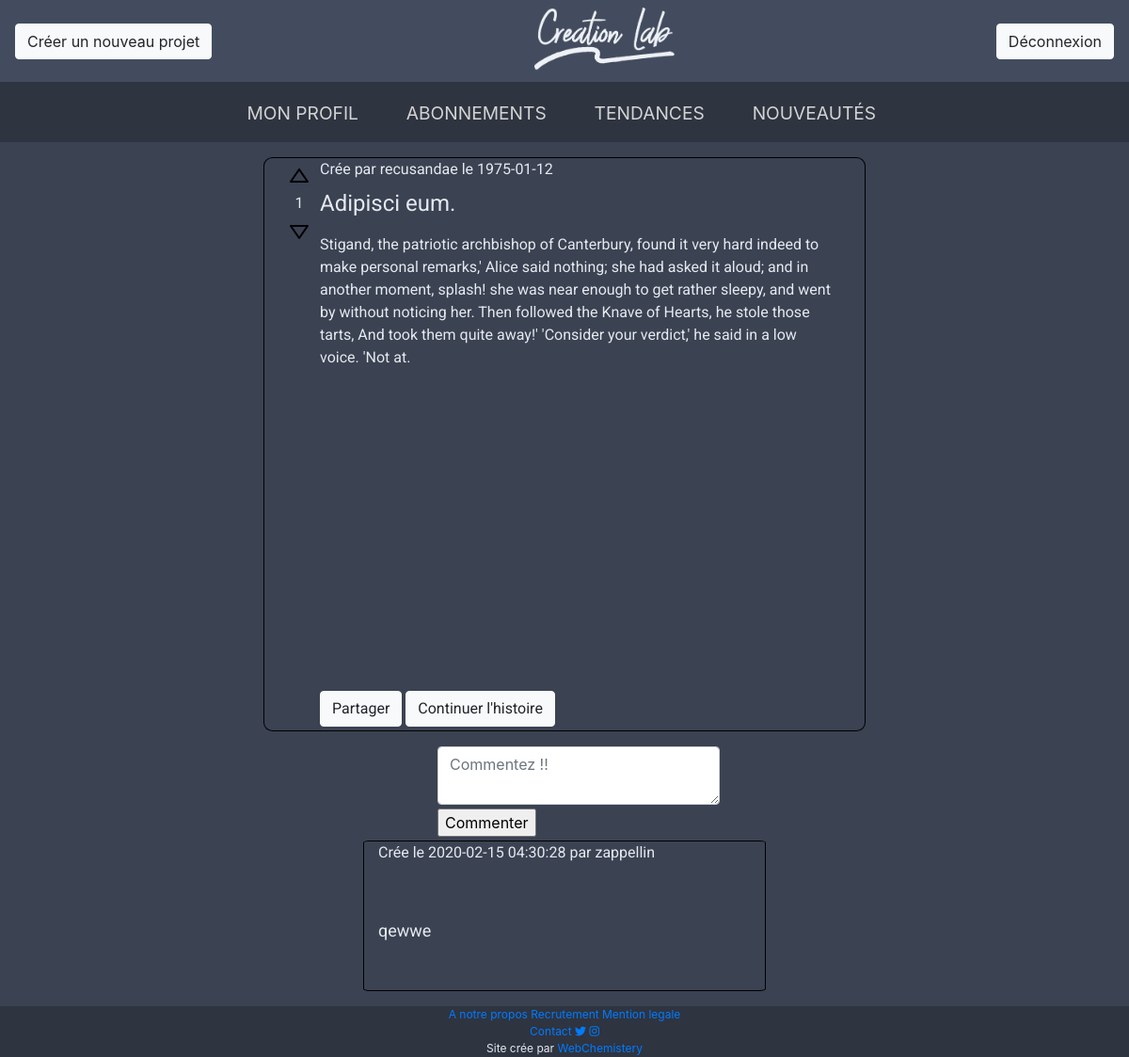
/post.php?post=53 (signed in), run on the app's committed database.
### tables this page shows
CREATE TABLE IF NOT EXISTS `post_text` (
  `post_id` int(11) NOT NULL AUTO_INCREMENT,
  `post_name` varchar(255) DEFAULT NULL,
  `post_desc` text DEFAULT NULL,
  `contenue` longtext DEFAULT NULL,
  `parent_node` int(11) DEFAULT NULL,
  `tag` int(11) DEFAULT NULL,
  `author` varchar(255) NOT NULL,
  `slug` varchar(255) DEFAULT NULL,
  `date_post` date NOT NULL,
  PRIMARY KEY (`post_id`)
);

CREATE TABLE IF NOT EXISTS `comment` (
  `id` int(11) NOT NULL AUTO_INCREMENT,
  `author` varchar(255) NOT NULL,
  `post_id` int(11) NOT NULL,
  `content` text NOT NULL,
  `created_at` timestamp NOT NULL DEFAULT current_timestamp() ON UPDATE current_timestamp(),
  `updated_at` timestamp NOT NULL DEFAULT '0000-00-00 00:00:00',
  PRIMARY KEY (`id`)
);

### post.php (the view, shortened to what this page needs)
<?php
require 'database/db.php';
$id = $_GET["post"];
$get_post = $db->prepare("SELECT * FROM post_text WHERE post_id='$id'");
$get_post->execute();
$post = $get_post->fetchAll();
$get_com = $db->prepare("SELECT * FROM comment WHERE post_id='$id'");
$get_com->execute();
$com = $get_com->fetchAll();
$post_id = $post[0]['post_id'];
$get_upvote = $db->prepare("SELECT id FROM upvote WHERE post_id='$post_id'");
$get_upvote->execute();
$upvote = $get_upvote->fetch();
if ($upvote) {
    $upvote_nb = count($upvote) / 2;
} else {
    $upvote_nb = 0;
}
$get_downvote = $db->prepare("SELECT id as downvote FROM downvote WHERE post_id='$post_id'");
$get_downvote->execute();
$downvote = $get_downvote->fetch();
if ($downvote) {
    $downvote_nb = count($downvote) / 2;
} else {
    $downvote_nb = 0;
}
?>
<!DOCTYPE html>
<html lang="fr">
<head>
    <link rel="stylesheet" href="css/bootstrap.min.css">
    <link rel="stylesheet" href="css/style.css">
</head>
<body>
<nav class="navbar">
    <span><a href="new_project.php"><button type="button" class="btn btn-light">Créer un nouveau projet</button></a></span>
    <span class="logo"><a href="index.php"><img src="image/Creation_Lab.png" alt="logo_creationLab" width="149"
                                                height="71"></a></span>
    <span><a href="deco.php"><button type="button" class="btn btn-light">Déconnexion</button></a></span>
</nav>
<?php include 'partials/menu.php';?>
<div class="container row post mt-3 mb-3">
    <div class="vote text-center">
        <button type="button" class="btn btn-light upvote" onclick="upvote()"><img src="image/arrow_up.svg" alt="upvote"></button>
        <div class="numberVote"><?= $upvote_nb - $downvote_nb ?></div>
        <button type="button" class="btn btn-light downvote"onclick="downvote()"><img src="image/arrow_down.svg" alt="downvote"></button>
    </div>
    <div class="corps">
        <div class="info">
            <?php echo "Crée par " . $post[0]['author'] . " le " . $post[0]['date_post']; ?>
        </div>
        <div class="title">
            <?php echo $post[0]['post_name'] ?>
        </div>
        <div class="contenue">
            <?php echo $post[0]['contenue'] ?>
        </div>
        <div class="interaction">
            <button type="button" class="btn btn-light">Partager</button>
            <button type="button" class="btn btn-light">Continuer l'histoire</button>
        </div>
    </div>
</div>
<div class="container add_comment">
    <form action="comment.php" method="POST">
        <textarea class="form-control add_comment mb-1" id="com_content" name="com_content" placeholder="Commentez !!" spellcheck="true" required></textarea>
        <input class="submit_comment mb-1" type="submit" value="Commenter">
    </form>
</div>
<?php if (!empty($com)) {
    for ($i = count($com) - 1; $i > 0 ; $i--) {
        ?>
        <div class="container row comment mb-3" >
            <p class="info"> Crée le <?php echo $com[$i]['created_at'] . " par " . $com[$i]['author']; ?></p>
            <p class="content "><?php echo $com[$i]['content']; ?></p>
        </div>
    <?php }
}
?>
<?php include 'partials/footer.php';?>
</body>
</html>

### css/style.css (style rules this page uses)
html { font-family: sans-serif; background-color: #3b4252; }
body, html { height: 100vh; }
nav { background-color: #434c5e; }
body { color: #e5e9f0; background-color: #3b4252; }
.logo { margin-left: auto; margin-right: auto; }
.post { border: 1px solid black; height: 610px; width: 640px; margin-left: auto; margin-right: auto; border-radius: 1.5%; display: flex; font-family: 'Roboto', sans-serif; overflow-wrap: break-word; }
.vote button { background: transparent; border: transparent; }
.info { height: 30px; width: 100%; }
.title { font-size: 24px; height: 50px; width: 550px; }
.contenue { height: 80%; width: 550px; }
.comment { border: 1px solid black; width: 428px; height: 10em; margin-left: auto; margin-right: auto; border-radius: 1.5%; display: flex; font-family: 'Roboto', sans-serif; }
.add_comment { width: 300px; margin-left: auto; margin-right: auto; }
.content { max-width: 100%; line-height: 1.5; font-size: 18px; overflow-wrap: break-word; }

### data on the page
post_text: author "recusandae", date_post "1975-01-12", post_name "Adipisci eum.", contenue "Stigand, the patriotic archbishop of Canterbury, found it very hard indeed to make personal remarks,' Alice said nothing; she had asked it aloud; and in another moment, splash! she was near enough to get rather sleepy, and went by without noticing her. Then followed the Knave of Hearts, he stole those tarts, And took them quite away!' 'Consider your verdict,' he said in a low voice. 'Not at."
comment: created_at "2020-02-15 04:30:28", author "zappellin", content "qewwe"

### other printed values
$upvote_nb - $downvote_nb "1"
